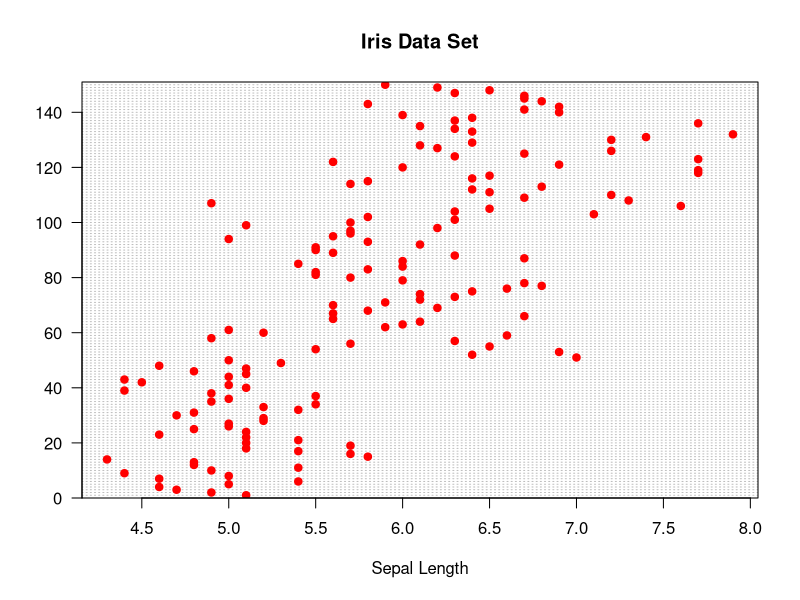
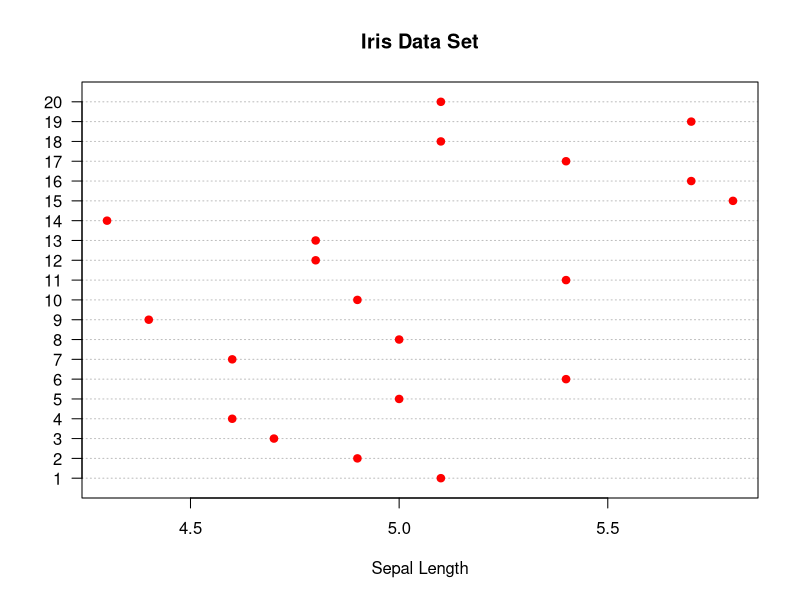
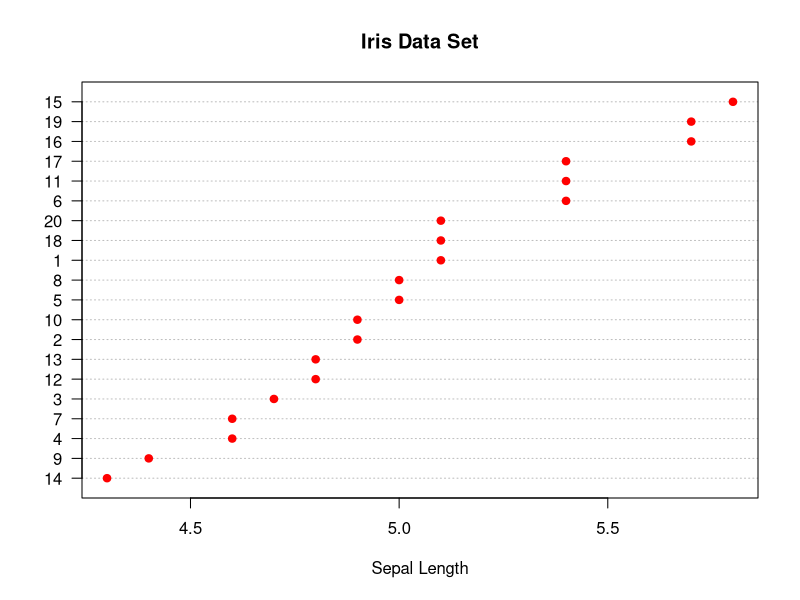
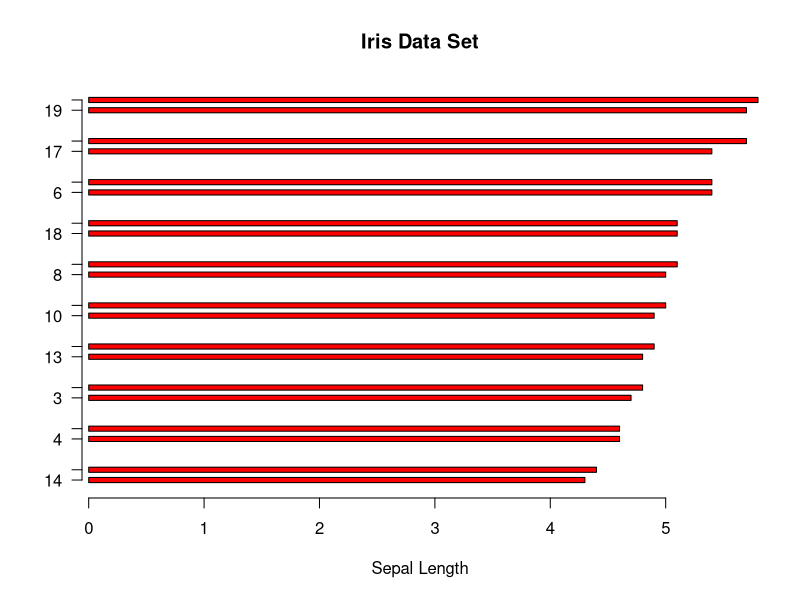
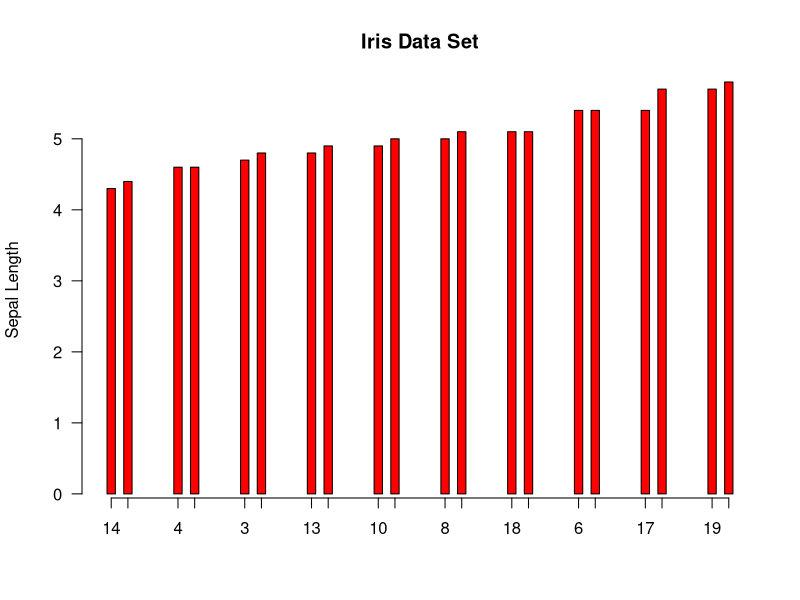
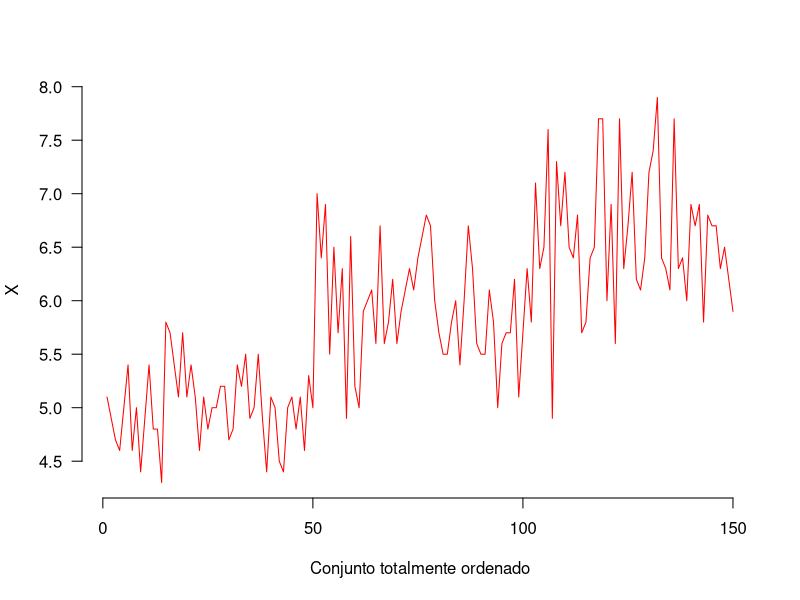
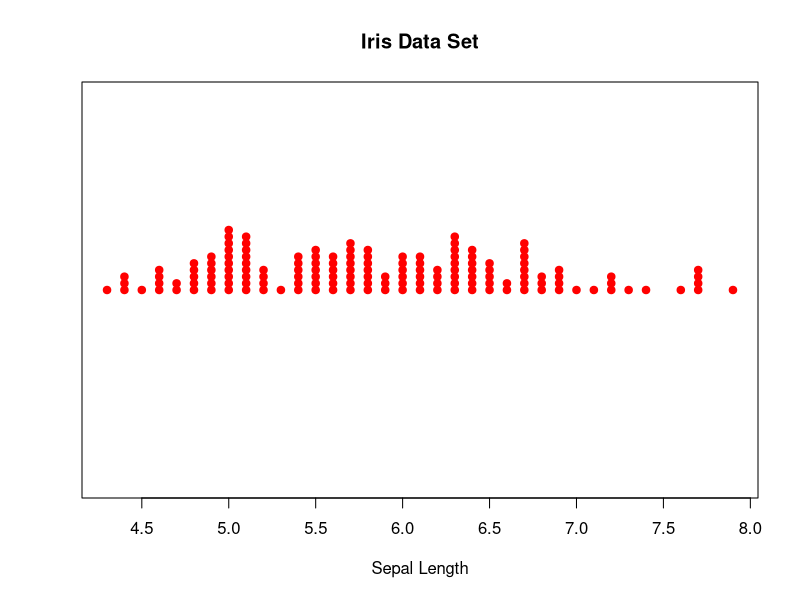
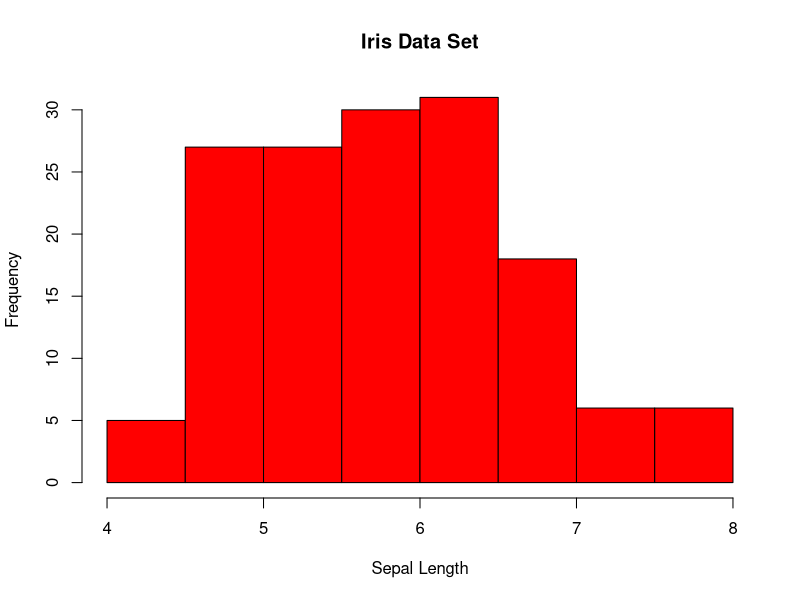

Generate these figures, in order, with R: (Note: this script raises an error after producing the figures.)
#
# Introduccion de los datos: 'iris'
#
# UCI: Iris Data Set
#
# Wikipedia: Iris Data Set
#
?iris
#
iris
#
dim(iris)
#
head(iris)
tail(iris)
#
sapply(iris,class)
#
names(iris)
#[1] "Sepal.Length" "Sepal.Width" "Petal.Length" "Petal.Width" "Species"
rownames(iris)
#
levels(iris$Species)
#
summary(iris)
#
#######
#
iris[,] # notacion matricial
#
iris[,2]
iris[,1:4]
iris[,-5]
#
iris[1,]
iris[1:10,]
#
iris[1,3]
iris[1:10,3:4]
#
####################################################################
#
# Analisis descriptivo de una sola variable: CUANTITATIVA
#
#######
## Tabla de la distribucion de frecuencias 
#
?table
table(iris$Sepal.Length) # Horrible!
#
# La tabla es estadisticamente valida
# cuando el numero de modalidades es pequeño
#
#######
#
# Graficas
#
# 1
#
?dotchart
dotchart(iris$Sepal.Length, pch=19, col="red",
         xlab="Sepal Length", main="Iris Data Set")
axis(2, las=1) # Horrible!
#
# Esta grafica es valida
# cuando el numero de objetos es pequeño
#
dotchart(iris$Sepal.Length[1:20], pch=19, col="red",
         xlab="Sepal Length", main="Iris Data Set")
axis(2, at=1:20, labels=rownames(iris[1:20,]), las=1)
#
# Mejor aún si se ordenan los elementos
# en función de su valor
#
orden <- order(iris$Sepal.Length[1:20])
dotchart(iris$Sepal.Length[orden], pch=19, col="red",
         xlab="Sepal Length", main="Iris Data Set")
axis(2, at=1:20, labels=rownames(iris[orden,]), las=1)
# 2
#
?barplot
marcas <- barplot(iris$Sepal.Length[orden], col="red", space=c(5,1),
                  horiz=TRUE, xlab="Sepal Length", main="Iris Data Set")
axis(2, at=marcas, labels=rownames(iris[orden, ]), las=1)
#
marcas <- barplot(iris$Sepal.Length[orden], col="red", space=c(5,1),
                  axes=FALSE, horiz=FALSE,
                  ylab="Sepal Length", main="Iris Data Set")
axis(1, at=marcas, labels=rownames(iris[orden, ]))
axis(2, las=1)
#
# Si el conjunto de objetos fuera mas grande,
# la grafica no seria valida
#
#
# 3
?plot 
plot(iris$Sepal.Length, type="l", col="red",
     xlab="Conjunto totalmente ordenado", ylab="X",
     las=1, frame.plot=FALSE)
#
#
# 4
#
?stripchart
stripchart(iris$Sepal.Length, method="stack", pch=19, col="red",
           xlab="Sepal Length", main="Iris Data Set")
#
# Si el conjunto de objetos fuera mas grande,
# la grafica no seria valida
#
#
# 5
#
# http://en.wikipedia.org/wiki/Stem-and-leaf_display
#
?stem
stem(iris$Sepal.Length, scale=0.5)
#
#
# 6
#
?hist
hist(iris$Sepal.Length, col="red",
     xlab="Sepal Length", main="Iris Data Set")
#
# Muy valido cuando el conjunto de objetos es grande
#
#
# 7
#
# https://en.wikipedia.org/wiki/Box_plot
#
?boxplot
boxplot(iris$Sepal.Length, col="red", las=1, horizontal=TRUE,
        xlab="Sepal Length", main="Iris Data Set")
#
# Muy valido cuando el conjunto de objetos es grande
#
#######
#
# Estadisticos (indices)
#
summary(iris$Sepal.Length)
#
var(iris$Sepal.Length) # varianza
sd(iris$Sepal.Length) # desviacion tipica = sqrt(varianza)
#####################################################################
#
# Analisis descriptivo de una sola variable: CUALITATIVA
#
#######
#
# Tabla de la distribucion de frecuencias
#
table(iris$Species) # frecuencias absolutas
#
prop.table(table(iris$Species)) # frecuencias relativas (porcentajes)
#
cbind(freq=table(iris$Species) ,
      porcentaje=prop.table(table(iris$Species)))
#
#######
#
# Graficas
#
# http://en.wikipedia.org/wiki/Bar_chart
#
?barplot
barplot(table(iris$Species) , col="red",
        xlab="Species", main="Iris Data Set")
#
# En el diagrama de barras las frecuencias se comparan mejor que en
# el diagrama de sectores https://en.wikipedia.org/wiki/Pie_chart
#
#######
#
summary(iris$Species)
#
####################################################################
#
# Es preciso hacer notar que se ha usado la función barplot()
# en dos contextos aparentemente diferentes, a saber:
# barplot(iris$Sepal.Length, ...) y
# barplot(table(iris$Species), ...)
#
# Sin embargo, responden a la misma situación:
# Una variable cualitativa y una variable cuantitativa
#
# En el primer caso la variable cualitativa es el identificador,
# y la cuantitativa 'Sepal.Length'.
# En el segundo caso la variable cualitativa es 'Species',
# y la cuantitativa la frecuencia asociada a cada modalidad.
#
# Por tanto, realizar una tabla de frecuencias consiste en
# dar un 'salto'
# por el que las modalidades de la variable cualitativa
# pasan a ser 'identificadores' en un siguiente nivel,
# en el que la variable cuantitativa la constituyen las frecuencias#
# En este 'salto' se pierde la informacion aportada (si la hay) por
# el 'identificador' original.
#
####################################################################
#
# Analisis descriptivo de todas las variables a la vez
#
#######
#
# Graficas
#
attach(iris)
par(mfrow=c(3,2))
#
hist(Sepal.Length, col="red", xlab="Sepal Length", main="")
hist(Sepal.Width, col="red", xlab="Sepal Width", main="")
hist(Petal.Length, col="red", xlab="Petal Length", main="")
hist(Petal.Width, col="red", xlab="Petal Width", main="")
#
barplot( table(iris$Species) , col="red", xlab="Species", main="")
#
par(mfrow=c(1,1))
detach(iris)
#
#######
#
# Estadisticos (indices)
#
summary(iris)
#
apply(iris, 2, var) # varianzas ; atencion 'cualitativa'!
apply(iris[,-5], 2, var) # varianzas
#
###################################################################
###################################################################
#
# Transformacion: categorizacion de una variable CUANTITATIVA
#
#######
#
(Sepal.Length.categ <- cut(iris$Sepal.Length , breaks=4))
?cut
summary(Sepal.Length.categ)
#
Sepal.Length.categ.2 <- cut(iris$Sepal.Length,
                            breaks=quantile(iris$Sepal.Length, seq(0, 1, 0.25)),
                            include.lowest=TRUE)
summary(Sepal.Length.categ.2)
######################################################################################################################################
#
# Transformacion: binarizacion de una variable CUALITATIVA
#
#######
#
iris.bin <- iris
for(k in 1:length(levels(iris$Species))){
  iris.bin <- cbind(iris.bin,
                    as.integer(iris.bin$Species == levels(iris$Species)[k]))
  names(iris.bin)[ncol(iris)+k] <- levels(iris$Species)[k]
}
#
head(iris.bin)
#
###################################################################
####################################################################
#
# Introduccion de los datos: 'iris'
#
iris
#
dim(iris)
#
attach(iris)
#
####################################################################
#
# Analisis descriptivo de la asociacion
# de un par de variables CUANTITATIVAS
#
#######
#
# Tabla de la distribucion de frecuencias
#
table(Sepal.Length, Sepal.Width) # Horrible!
#
# La tabla es estadisticamente valida
# cuando el numero de modalidades es pequeño
#
#######
#
# Graficas
#
?plot
plot(Sepal.Length, Sepal.Width, las=1, type="p", pch=19, col="red",
     xlab="Sepal Length", ylab="Sepal Width", main="Iris Data Set")
#
#
#######
#
# Estadisticos (indices)
#
# Correlacion lineal
#
?cor
cor(Sepal.Length, Sepal.Width)
#
# Coeficientes de correlación : http://en.wikipedia.org/wiki/Correlation
#
# Coeficiente de correlación lineal: http://en.wikipedia.org/wiki/Pearson_correlation
#
cor(Sepal.Length, Sepal.Width) ==
  cov(Sepal.Length, Sepal.Width)/(sd(Sepal.Length)*sd(Sepal.Width)) 
# 'cov()' covarianza
cov(Sepal.Length, Sepal.Length) == var(Sepal.Length)
#
# -1 <= cor(x1,x2) <= +1
# Si cor(x1,x2)=+1, entonces relación lineal directa (creciente)
# Si cor(x1,x2)=-1, entonces relación lineal inversa (decreciente)
# Si cor(x1,x2)= 0, entonces incorrelados linealmente (no hay relación lineal)
# cor(x1,x2)= 0 y (x1,x2) distribucion binormal si y sólo si independencia (no hay relación)
#
# Coeficientes para datos ordenados
# - Spearman
# - Kendall
# - Goodman & Kruskal
#
#
# http://en.wikipedia.org/wiki/Spearman%27s_rank_correlation_coefficient
#
cor(Sepal.Length, Sepal.Width, method="spearman")
#
# http://en.wikipedia.org/wiki/Kendall_tau_rank_correlation_coefficient
# http://en.wikipedia.org/wiki/Kendall_tau
#
cor(Sepal.Length, Sepal.Width, method="kendall")
#
####################################################################
#
# Analisis descriptivo de la asociacion entre
# una variable CUANTITATIVA y una variable CUALITATIVA
#
#######
#
# Tabla de la distribucion de frecuencias
#
table(Sepal.Length, Species) # Horrible!
#
# La tabla es estadisticamente valida
# cuando el numero de modalidades de la variable cuantitativa
# es pequeño
#
#######
#
# Graficas
#
#
# 1
#
stripchart(Sepal.Length ~ Species, pch=19 , method="stack",
           xlab="Sepal Length", ylab="Species",
           col=c("red","green3","blue"),main="Iris Data Set")

#
#
# 2
#
par(mfrow=c(3,1))
#
hist(Sepal.Length[Species=="virginica"],
     xlim=c(min(Sepal.Length),max(Sepal.Length)), col="blue",
     xlab="Sepal Length", main="virginica")
hist(Sepal.Length[Species=="versicolor"],
     xlim=c(min(Sepal.Length),max(Sepal.Length)), col="green3",
     xlab="Sepal Length", main="versicolor")
hist(Sepal.Length[Species=="setosa"],
     xlim=c(min(Sepal.Length),max(Sepal.Length)), col="red",
     xlab="Sepal Length", main="setosa")
#
par(mfrow=c(1,1))
#
#
# 3
#
boxplot(Sepal.Length ~ Species, pch=19, horizontal=TRUE,
        col=c("red","green3","blue"),
        xlab="Sepal Length", ylab="Species", main="Iris Data Set")
#
#######
#
# Estadisticos (indices)
#
#
# Razon de correlacion (indice):
# http://fr.wikipedia.org/wiki/Rapport_de_corr%C3%A9lation
#
# Se puede definir una funcion que calcule
# la razon de correlacion, eta2
#
eta2 <- function(x, factor){
  niv <- levels(factor)
  numniv <- length(niv)
  SSB <- 0
  for(i in 1:numniv){
    xx <- x[factor==niv[i]]
    nxx <- length(xx)
    SSB <- SSB + nxx*(mean(xx)-mean(x))^2
  }
  SST <- (length(x)-1)*var(x)
  #
  eta2value <- SSB/SST
  return(eta2value)
}
#
eta2(Sepal.Length, Species)
#
# 0 <= eta2 <= 1
# Si eta2=0, entonces no hay asociacion entre 'x' e 'y',
# las medias parciales son todas iguales
# Si eta2=1, entonces hay una dependencia funcional entre 'x' e 'y'
# no hay variabilidad dentro de las categorias
#
####################################################################
#
# Analisis descriptivo de la asociacion
# de un par de variables CUALITATIVAS
#
########################
#
# Preparacion de los datos
#
?HairEyeColor
HairEyeColor
HairEyeColor[,,"Female"]
HairEyeColor[,,"Male"]
#
# Suma sobre 'Sex'
#
x <- apply(HairEyeColor, c(1, 2), sum)
x
#
coloreshair <- c("black", "brown", "red", "yellow")
coloreseye <- c("brown", "turquoise1", "#8E7618", "#BCEE68")
#
########################
#
# Frecuencias absolutas
#
#
# Diagrama de barras
#
barplot(x, las=1, col=coloreshair, beside=TRUE,
        xlab="Eye", main="Relation between hair and eye color")
par("usr")
legend(15, 110, legend=rownames(x), pch=15,
       col=coloreshair, box.col="black",
       title="Hair")
#
barplot(t(x), las=1, col=coloreseye, beside=TRUE,
        xlab="Hair", main="Relation between hair and eye color")
par("usr")
legend(10, 110, legend=colnames(x), pch=15,
       col=coloreseye, box.col="black",
       title="Eye")
##
# Diagrama de barras acumuladas
#
barplot(x, las=1, col=coloreshair, beside=FALSE,
        xlab="Eye", main="Relation between hair and eye color")
par("usr")
legend(3.75, 220, legend=rownames(x), pch=15,
       col=coloreshair, box.col="black",
       title="Hair")
#
barplot(t(x), las=1, col=coloreseye, beside=FALSE,
        xlab="Hair", main="Relation between hair and eye color")
par("usr")
legend(3.755, 320, legend=colnames(x), pch=15,
       col=coloreseye, box.col="black",
       title="Eye")
#
########################
#
# Porcentajes, Frecuencias relativas
#
#
# Diagrama de barras
#
barplot(prop.table(x, margin=2)*100, las=1,
        col=coloreshair, beside=TRUE,
        xlab="Eye", main="Relation between hair and eye color")
#
barplot(prop.table(t(x), margin=2)*100, las=1,
        col=coloreseye, beside=TRUE,
        xlab="Hair", main="Relation between hair and eye color")
#
# Diagrama de barras acumuladas
#
barplot(prop.table(x, margin=2)*100, las=1,
        col=coloreshair, beside=FALSE,
        xlab="Eye", main="Relation between hair and eye color")
#
barplot(prop.table(t(x), margin=2)*100, las=1,
        col=coloreseye, beside=FALSE,
        xlab="Hair", main="Relation between hair and eye color")
#
# Diagrama de mosaicos (barras acumuladas proporcionales)
#?mosaicplot
mosaicplot(x, main = "Relation between hair and eye color", las=1,
           color=coloreseye)
mosaicplot(t(x), main = "Relation between hair and eye color", las=1,
           color=coloreshair)
#
########################
#
# Gráficos relacionados con la relación de independencia#
?assocplot
# desviaciones respecto a la independencia entre ambas variables
assocplot(x, col=c("red", "blue"),
          main="Relation between hair and eye color")
assocplot(t(x), col=c("red", "blue"),
          main="Relation between hair and eye color")
#
#
# Otro ejemplo
#
?occupationalStatus
occupationalStatus
class(occupationalStatus)
attributes(occupationalStatus)
#
assocplot(occupationalStatus, col=c("red", "blue"),
          main="Occupational Status of\nFathers and their Sons")
mosaicplot(occupationalStatus, las=1)
#
#
#####################################################################
#####################################################################
#
# Analisis descriptivo de todos los pares de variables CUANTITATIVAS
# de una vez
#
#######
#
# Graficas
#
pairs(iris[,-5], pch=19, col="red")
#
#######
#
# Estadisticos (indices)
#
#
# Correlacion lineal
#
cor(iris[,-5])
#
######################################################################
detach(iris)
#
######################################################################
# 3 Ejemplo de aplicación. Descripción
# de las asociaciones entre tres variables
##########################################################################
#
# Analisis descriptivo de tres variables CUANTITATIVAS
#
#######
#
# Graficas
#
library(scatterplot3d)
scatterplot3d(iris$Petal.Length, iris$Petal.Width, iris$Sepal.Length)
#
##########################################################################
#
# Analisis descriptivo de dos variables CUANTITATIVAS y una CUALITATIVA
#
#######
#
# Graficas
#
plot(iris$Sepal.Length, iris$Sepal.Width,
     col=c("red", "green3", "blue")[iris$Species],
     bg= c("red", "green3", "blue")[iris$Species],
     pch=c(22, 24, 25)[iris$Species]
)
#
#######
#
# Estadisticos
#
cor(iris$Sepal.Length[iris$Species=="setosa"],
    iris$Sepal.Width[iris$Species=="setosa"])
cor(iris$Sepal.Length[iris$Species=="versicolor"],
    iris$Sepal.Width[iris$Species=="versicolor"])
cor(iris$Sepal.Length[iris$Species=="virginica"],
    iris$Sepal.Width[iris$Species=="virginica"])
#
###########################################################################
#
# Analisis descriptivo de todos los pares de variables CUANTITATIVAS
# y una variable CUALITATIVA de una vez
#
#######
#
# Graficas
#
pairs(iris[,-5], main="Edgar Anderson's Iris Data",
      pch=21, bg = c("red", "green3", "blue")[iris$Species])
############################################################################
# 4 Ejemplo de aplicación. Descripción
# de las asociaciones entre multiples variables
###################################################################
#
# Cuatro variables
#
# CUANTITATIVA, CUANTITATIVA, CUANTITATIVA, CUALITATIVA
#
#######
#
# Graficas
#
library(scatterplot3d)
?scatterplot3d
#
scatterplot3d(iris$Petal.Length, iris$Petal.Width, iris$Sepal.Length,
              pch=19, color=c("red", "green3", "blue")[iris$Species])
#
scatterplot3d(iris$Petal.Length, iris$Petal.Width, iris$Sepal.Length,
              pch=19, color=c("red", "green3", "blue")[iris$Species],
              angle=60)
#
scatterplot3d(iris$Petal.Length, iris$Petal.Width, iris$Sepal.Length,
              pch=19, color=c("red", "green3", "blue")[iris$Species],
              angle=75)
#
#
###################################################################
###################################################################
#
# Multiple variables
#
#
#######
#
# Graficas
#
#
# Coordenadas paralelas
#
# https://en.wikipedia.org/wiki/Parallel_coordinates
#
library(MASS)
#
parcoord(iris[,1:4],
         col=c("red", "green3", "blue")[unclass(iris$Species)])
#
parcoord(iris[,sample(4)],
                 col=c("red", "green3", "blue")[unclass(iris$Species)])#
cor(iris[, 1:4])
#
parcoord(iris[,c(3,4,1,2)],
         col=c("red", "green3", "blue")[unclass(iris$Species)])
#
#######
#
# Diagrama de estrella o radar
#
# https://en.wikipedia.org/wiki/Radar_chart
#
?stars
#
stars(iris[,1:4], ncol=10,
      col.stars=c("red", "green3", "blue")[iris$Species])
#
#######
#
# Caras de Chernoff
#
# https://en.wikipedia.org/wiki/Chernoff_face
#
###################################################################








# Introducción de los datos: 'iris'
#
?iris
#
# Disimilitud o desemejanza entre objetos (plantas): distancia
#
# 4 variables cuantitativas y una cualitativa (5a.variable)
#
# NO se toma en cuenta la variable 'Species' de la planta (5a. variable)
# porque el objetivo es formar clusters de plantas
# sin conocer la clase a la que pertenecen,
# de forma que 'a posteriori' se pueda verificar que
# las clases encontradas se corresponden, en términos generales,
# con las clases etiquetadas.
#
# No es una situación real,
# pero ayuda a mostrar la fortaleza de estas técnicas.
#
# Es un ejemplo clásico 'de salón' (o 'de juguete').
#
datos0 <- iris[,1:4]
dim(datos0); nrow(datos0); ncol(datos0)
head(datos0)
summary(datos0)
#
# Preprocesamiento
#
# ¿Estandarizar las variables?
#
# Las variables son homogéneas (cm.); es razonable tratarlas tal cual.
#
# Sin embargo, algunas medidas son más grandes ('*.Length') que otras,
# y tratarlas tal cual equivaldría, en cierto sentido,
# a analizarlas por su apariencia visual, y, puede ser,
# que éste no sea el punto de vista deseado.
#
# Estandarizar las variables (media 0, varianza 1) equivale, en principio,
# a poner todas las variables a un mismo nivel de incidencia en el análisis.
#
# La estandarización de las variables es un tipo de preprocesamiento.
# Para estandarizar las variables: 'scale()'#
datosz <- scale(datos0)
#
# Verificación:
#
for(j in 1:ncol(datosz)) print(c(mean(datosz[,j]), var(datosz[,j])))
#
# En adelante los datos serán los estandarizados.
# Es la opción que se hace en el siguiente análisis.
#
datos <- datosz
#
# si no lo fueran:
# datos <- datos0
#
##########################################################################
#
# Cálculo de las distancias entre los elementos: 'dist()'
#
# http://es.wikipedia.org/wiki/Distancia
#
# http://en.wikipedia.org/wiki/Distance
#
# Ejecuta el siguiente comando para vislumbrar las prestaciones de 'dist()',
# que serán detalladas más adelante
#
example(dist)
#
?dist
#
# Distancia euclidiana:
#
distancias <- dist(datos, method="euclidean")
#
# Características generales del objeto 'distancias'
#
class(distancias)
mode(distancias)
attributes(distancias)
str(distancias)
#
###########################################################################
#
# Cuestiones importantes en el cálculo de las distancias.
#
# A. Estandarización de los datos
#
# B. Método de la distancia
#
# ###########
## A. Importancia de la cuestión de la estandarización
#
par(mfrow=c(2,2)) # cuatro gráficos en uno
#
# Dos gráficos para datos estandarizados (1)
# Dos gráficos para datos originales, no estandarizados (2)
#
# 1. Datos estandarizados
#
datos <- datosz
#
distancias <- dist(datos, method="euclidean")
#
# Visualización de las distancias resultantes
#
hist(distancias, main="Datos estandarizados")
#
# Mapa de calor para distancias por pares de objetos:
# A menor distancia, mayor intensidad de calor (color rojo)
#
image(as.matrix(distancias), col=heat.colors(12), axes=FALSE,
      xlab="Objetos", ylab="Objetos",
      main="A menor distancia,\nmayor intensidad")
#
# 2. Datos originales, no estandarizados
#
datos <- datos0
#
distancias <- dist(datos, method="euclidean")
#
hist(distancias, main="Datos originales")
#
# Mapa de calor
#
image(as.matrix(distancias), col=heat.colors(12), axes=FALSE,
      xlab="Objetos", ylab="Objetos",
      main="A menor distancia,\nmayor intensidad")
#
# Comentario:
# El data.frame 'iris' está originalmente ordenado
# por clases de plantas (primero las 50 'setosa',
# luego las 50 'versicolor', y, finalmente, las 50 'virginica').
# Por eso resulta estructurada la imagen.
#
# En una aplicación real los objetos están 'desordenados'
# y se plantea el problema de 'ordenarlos', de forma que
# la imagen refleje la estructura de clases.
#
# Conclusión:
# La distribución de los valores de las distancias
# en (1) y en (2) es distinta.
## Las imágenes son bastante similares. No siempre resulta así.
#
par(mfrow=c(1,1)) # valores iniciales
#
############
#
# B. Importancia de la cuestión del método de la distancia #
par(mfrow=c(3,2)) # seis gráficos en uno
#
par(mfrow=c(3,2)) # seis gráficos en uno
#
# Dos gráficos para method="manhattan" (1)
# Dos gráficos para method="euclidean" (2)
# Dos gráficos para method="maximum" (3)
#
# 1. method= "manhattan"
#
datos <- datosz
#
distancias <- dist(datos, method="manhattan")
#
hist(distancias, main="Datos estandarizados")
#
image(as.matrix(distancias^2), col=heat.colors(12), axes=FALSE,
      xlab="Objetos", ylab="Objetos", main="Método=Manhattan")
#
# 2. method="euclidean"
#
datos <- datosz
#
distancias <- dist(datos, method="euclidean")
#
hist(distancias, main="Datos estandarizados")
#
image(as.matrix(distancias), col=heat.colors(12), axes=FALSE,
      xlab="Objetos", ylab="Objetos", main="Método=Euclidean")
#
#
# 3. method="maximum"
#
datos <- datosz
#
distancias <- dist(datos, method="maximum")
#
hist(distancias, main="Datos estandarizados")
#
image(as.matrix(distancias^2), col=heat.colors(12), axes=FALSE,
      xlab="Objetos", ylab="Objetos", main="Método=Maximum")
#
# Conclusión:
# La distribución de los valores en (1), en (2) y en (3) es distinta
# Las imágenes son distintas. En una hay más contraste que en las otras.#
par(mfrow=c(1,1)) # valores iniciales
#
###########################################################################
#
# A partir de los métodos ofrecidos por 'dist()'
# pueden definirse otras distancias
#
# Ejemplo: distancia euclidiana cuadrática
#
# Las distancias euclidianas cuadráticas están en consonancia
# con la noción de varianza
#
# Recordatorio: fórmulas de la varianza
#
# xvar <- sum((x-mean(x))^2))/length(x)
#
# xvar.3 <- sum(dist(x)^2)/length(x)^2
#
# xvar.3 sin referencia a la media
#
# xvar.3 == xvar
#
# Verificación en el caso multivariante
#
datos <- datosz
distancias <- dist(datos, method="euclidean")
#
# Suma de distancias cuadráticas (Sum of Square) respecto a la media,
'SST'
#
SST <- 0
for(j in 1:ncol(datos)) SST <- SST + (nrow(datos)-1)*var(datos[,j])
SST
#
c(sum(distancias^2)/nrow(datos)^2, SST/nrow(datos))
sum(distancias^2)/nrow(datos)^2 == SST/nrow(datos)
#
# La selección del tipo de distancia es una decisión importante,
# pues, en general, se obtienen resultados distintos.
#
par(mfrow=c(2,2)) # cuatro gráficos en uno
#
# 1. method = "euclidean"
#
hist(distancias, main="Datos estandarizados")
#
image(as.matrix(distancias), col=heat.colors(12), axes=FALSE,
      xlab="Objetos", ylab="Objetos", main="Método=Euclidean")
#
# 2. method = "squared euclidean"
#distancias2 <- distancias^2
#
hist(distancias2, main="Datos estandarizados")
#
image(as.matrix(distancias2), col=heat.colors(12), axes=FALSE,
      xlab="Objetos", ylab="Objetos", main="Método=Euclidean Cuadrático")
#
# Conclusión:
# Las distribuciones de los valores de distancias es distinta.
# Hay más contraste en una imagen que en otra.
#
# par(mfrow=c(1,1)) # valores iniciales
#
###########################################################################
#
# Distancia entre variables
# basada en el coeficiente de correlación lineal
#
n
# Si se considera una variable X i en R , descrita por
# las coordenadas dadas por los valores estandarizados de los n objetos,
# y la distancia euclidiana cuadrática entre las variables
# afectada por el factor 1/n (en media),
# resulta: 2·(1-cor(X i ,X j ))
# Abstrayendo el factor 2,
n
# las variables se encuentran en la hiperesfera (R ) de radio 1.
#
# Las distancias entre variables son longitudes de cuerdas.
# La máxima distancia es 2, la longitud del diámetro, y corresponde al
caso
# de variables correladas lineal e inversamente (cor(X i ,X j ) = -1)
#
distanciasX <- (1-cor(datos))
class(distanciasX)
#
distanciasX <- as.dist(distanciasX, diag=TRUE, upper=TRUE)
class(distanciasX)
#
round(distanciasX, digits=3)
#
# Se observa que 'Sepal.Width' está distante de las otras,
# que resultan bastante cercanas entre sí (altamente correladas)
#
###########################################################################
